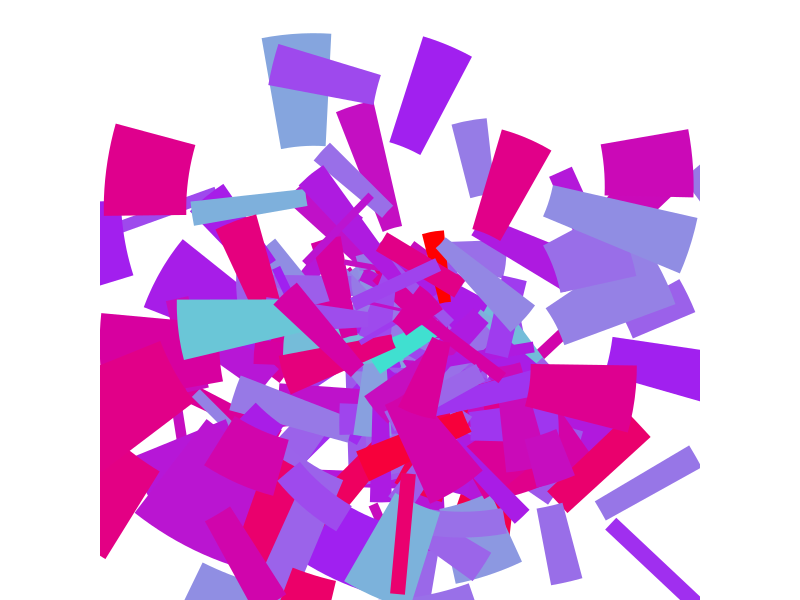
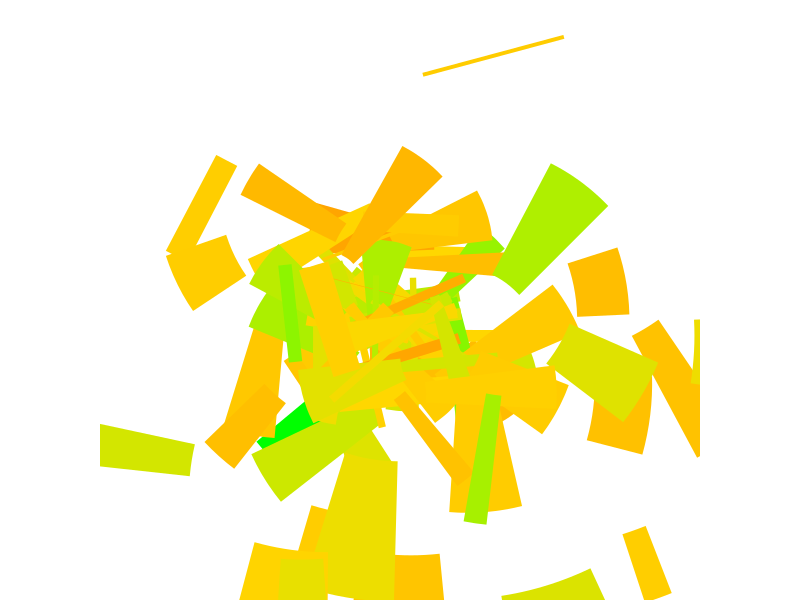

R code for these plots, in order:
## ---- chunk 1
knitr::opts_chunk$set(echo = TRUE)
## ---- chunk 2
library(ggplot2)
library(tibble)
make_art <- function(seed, a, col_palette){
  set.seed(seed)
  confetti <- tibble(
    x0 = rnorm(a),
    y0 = rnorm(a),
    x1 = x0 + runif(a, min = -.24, max = .26),
    y1 = y0 + runif(a, min = -.26, max = .23),
    shade = rnorm(a), 
    size = rnorm(a)
)
  confetti |> 
    ggplot(aes(
      x = x1, 
      y = y1, 
      xend = x0,
      yend = y0,
      color = shade,
      size = size)) +
    geom_segment(show.legend = FALSE) +
    coord_polar("x") +
    scale_y_continuous(expand = c(-0.5, 1)) +
    scale_x_continuous(expand = c(-0.1, 0.5)) + 
    scale_colour_gradientn(colors = col_palette) + 
    scale_size(range = c(0, 50)) + 
    theme_void()
}


## ---- chunk 3
make_art(1, 171, col_palette = c("red", "purple", "turquoise"))
## ---- chunk 4
make_art(1, 89, col_palette = c("orange", "gold", "green"))
